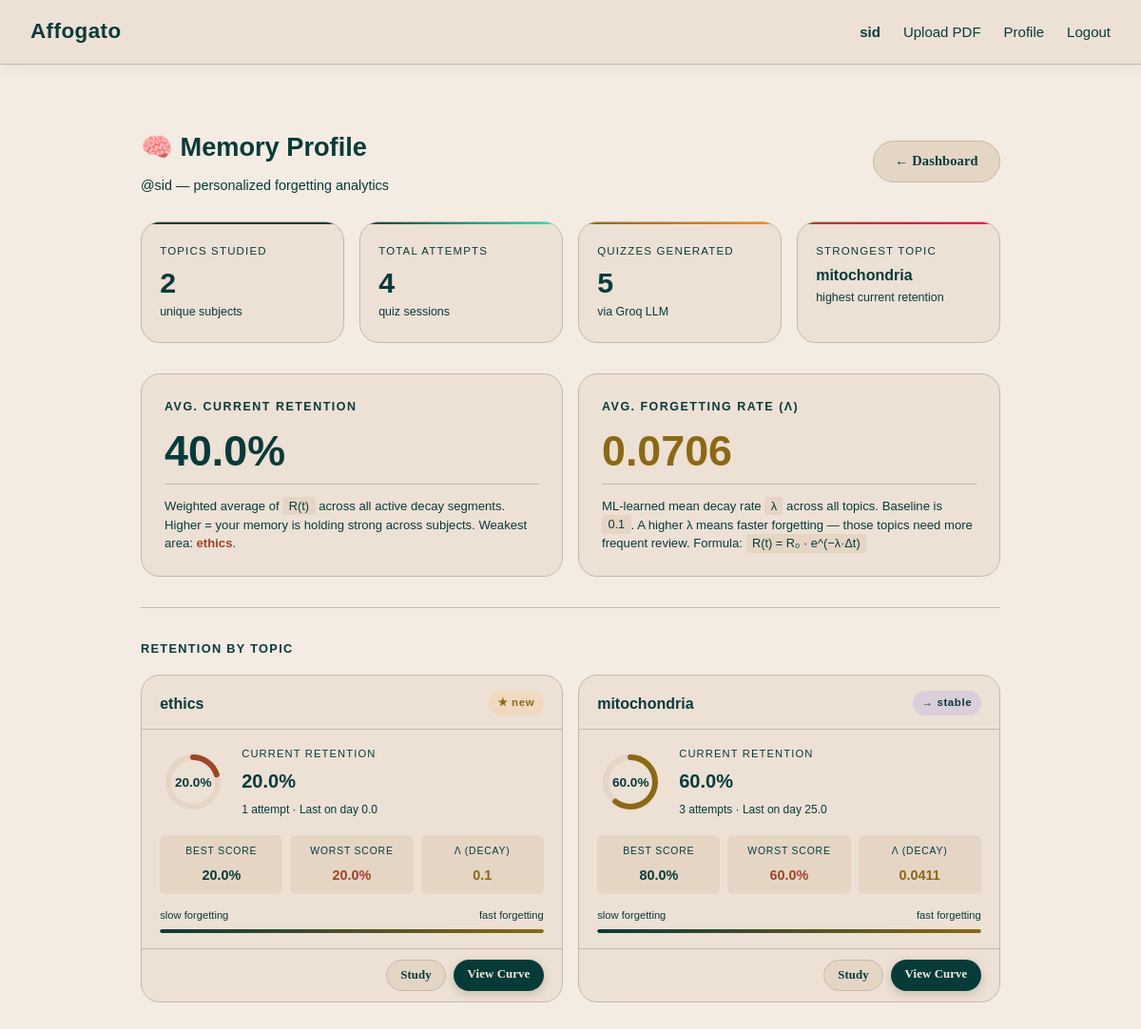
/profile (signed in), run on the app's committed database.
### tables this page shows
CREATE TABLE decay_segments (
            id INTEGER PRIMARY KEY AUTOINCREMENT,
            attempt_id INTEGER NOT NULL REFERENCES attempts(id),
            user_id INTEGER NOT NULL REFERENCES users(id),
            topic TEXT NOT NULL,
            t0 REAL NOT NULL,         -- Start time (simulated days)
            r0 REAL NOT NULL,         -- Initial retention at t0 (0.0 to 1.0)
            lambda_val REAL NOT NULL, -- Decay rate
            t_end REAL,               -- End time (NULL = still active segment)
            created_at TIMESTAMP DEFAULT CURRENT_TIMESTAMP
        );

### routes/profileroutes.py (the view)
@profile_bp.route("/profile")
@login_required
def profile():
    db = get_db()
    stats = get_profile_stats(db, session["user_id"])
    return render_template(
        "profile.html",
        stats=stats,
        username=session["username"]
    )

### database/db.py (called while the page is built)
def get_db():
    if "db" not in g:
        g.db = sqlite3.connect(
            DATABASE,
        )
        g.db.row_factory = sqlite3.Row  # Allows dict-like row access
    return g.db

### routes/pdf_routes.py (called while the page is built)
def login_required(f):
    @wraps(f)
    def decorated(*args, **kwargs):
        if "user_id" not in session:
            return redirect(url_for("auth.login"))
        return f(*args, **kwargs)
    return decorated

### services/forgetting_curve_service.py (called while the page is built)
def retention_at(r0: float, lambda_val: float, t0: float, t: float) -> float:
    if t < t0:
        return 0.0
    try:
        raw = r0 * math.exp(-lambda_val * (t - t0))
    except Exception:
        raw = MIN_RETENTION
    return round(max(MIN_RETENTION, min(MAX_RETENTION, raw)), 4)

### templates/profile.html (shortened to what this page needs)
{% extends "base.html" %}
{% block content %}
<div class="container">
  <div class="page-header">
    <div>
      <h1 style="font-family:'Syne',sans-serif;font-size:1.7rem;">
        🧠 Memory Profile
      </h1>
      <p style="color:var(--text-muted);font-size:0.9rem;margin-top:0.3rem;">
        @{{ username }} &mdash; personalized forgetting analytics
      </p>
    </div>
    <a href="{{ url_for('pdf.dashboard') }}" class="btn btn-secondary">← Dashboard</a>
  </div>
  {% if stats.total_topics == 0 %}
  <div class="profile-empty">
    <div class="empty-icon">📭</div>
    <h2 style="font-family:'Syne',sans-serif;margin-bottom:0.5rem;">No data yet</h2>
    <p>Upload a PDF and take your first quiz to start building your memory profile.</p>
    <a href="{{ url_for('pdf.upload') }}" class="btn btn-primary btn-large">Upload a PDF</a>
  </div>
  {% else %}
  <div class="profile-hero">
    <div class="stat-pill">
      <div class="pill-label">Topics studied</div>
      <div class="pill-value">{{ stats.total_topics }}</div>
      <div class="pill-sub">unique subjects</div>
    </div>
    <div class="stat-pill accent-green">
      <div class="pill-label">Total attempts</div>
      <div class="pill-value">{{ stats.total_attempts }}</div>
      <div class="pill-sub">quiz sessions</div>
    </div>
    <div class="stat-pill accent-warn">
      <div class="pill-label">Quizzes generated</div>
      <div class="pill-value">{{ stats.total_quizzes }}</div>
      <div class="pill-sub">via Groq LLM</div>
    </div>
    {% if stats.best_topic %}
    <div class="stat-pill accent-danger">
      <div class="pill-label">Strongest topic</div>
      <div class="pill-value" style="font-size:1rem;margin-top:0.3rem;word-break:break-word;">
        {{ stats.best_topic }}
      </div>
      <div class="pill-sub">highest current retention</div>
    </div>
    {% endif %}
  </div>
  <div class="averages-row">
    <div class="avg-card">
      <h3>Avg. Current Retention</h3>
      {% if stats.avg_retention is not none %}
      <div class="avg-big retention-color">
        {{ (stats.avg_retention * 100) | round(1) }}%
      </div>
      {% else %}
      <div class="avg-big" style="color:var(--text-muted);">—</div>
      {% endif %}
      <div class="avg-desc">
        Weighted average of <code>R(t)</code> across all active decay segments.
        Higher = your memory is holding strong across subjects.
        {% if stats.worst_topic %}
        Weakest area: <strong style="color:var(--danger);">{{ stats.worst_topic }}</strong>.
        {% endif %}
      </div>
    </div>
    <div class="avg-card">
      <h3>Avg. Forgetting Rate (λ)</h3>
      <div class="avg-big lambda-color">
        {{ stats.avg_lambda }}
      </div>
      <div class="avg-desc">
        ML-learned mean decay rate <code>λ</code> across all topics.
        Baseline is <code>0.1</code>. A higher λ means faster forgetting —
        those topics need more frequent review.
        Formula: <code>R(t) = R₀ · e^(−λ·Δt)</code>
      </div>
    </div>
  </div>
  <hr class="section-sep">
  <div class="topics-section">
    <h2>Retention by topic</h2>
    <div class="topic-profile-grid">
      {% for t in stats.topics %}
      {% set ret_pct = (t.current_retention * 100) | round(1) if t.current_retention is not none else 0 %}
      {% set circumference = 163.36 %}
      {% set offset = circumference * (1 - (ret_pct / 100)) %}
      <div class="topic-profile-card">
        <div class="topic-card-header">
          <div class="topic-name">{{ t.topic }}</div>
          <span class="trend-badge trend-{{ t.trend }}">
            {% if t.trend == 'improving' %}↑ improving
            {% elif t.trend == 'declining' %}↓ declining
            {% elif t.trend == 'stable' %}→ stable
            {% else %}★ new{% endif %}
          </span>
        </div>
        <div class="topic-card-body">
          <div class="retention-arc-wrap">
            <div class="retention-arc">
              <svg viewBox="0 0 70 70">
                <circle class="arc-bg" cx="35" cy="35" r="26"/>
                <circle class="arc-fill"
                  cx="35" cy="35" r="26"
                  stroke="{% if ret_pct >= 70 %}var(--accent){% elif ret_pct >= 40 %}var(--warning){% else %}var(--danger){% endif %}"
                  stroke-dasharray="{{ circumference }}"
                  stroke-dashoffset="{{ offset | round(2) }}"
                />
              </svg>
              <div class="arc-label" >
                {{ ret_pct }}%
              </div>
            </div>
            <div class="retention-meta">
              <div class="rm-label">Current retention</div>
              <div class="rm-value">
                {% if t.current_retention is not none %}
                  {{ ret_pct }}%
                {% else %}
                  No data
                {% endif %}
              </div>
              <div class="rm-sub">
                {{ t.attempt_count }} attempt{{ 's' if t.attempt_count != 1 else '' }}
                · Last on day {{ t.latest_attempt_day }}
              </div>
            </div>
          </div>
          <div class="topic-stats-mini">
            <div class="mini-stat">
              <span class="ms-label">Best score</span>
              <span class="ms-value ms-best">
                {% if t.best_score is not none %}{{ (t.best_score * 100) | round }}%{% else %}—{% endif %}
              </span>
            </div>
            <div class="mini-stat">
              <span class="ms-label">Worst score</span>
              <span class="ms-value ms-worst">
                {% if t.worst_score is not none %}{{ (t.worst_score * 100) | round }}%{% else %}—{% endif %}
              </span>
            </div>
            <div class="mini-stat">
              <span class="ms-label">λ (decay)</span>
              <span class="ms-value ms-lambda">{{ t.learned_lambda }}</span>
            </div>
          </div>
          <div class="decay-bar-wrap">
            <div class="decay-bar-label">
              <span>slow forgetting</span>
              <span>fast forgetting</span>
            </div>
            <div class="decay-bar">
              <div class="decay-fill"></div>
            </div>
          </div>
        </div>
        <div class="topic-card-footer">
          <a href="{{ url_for('quiz.topic_view', topic=t.topic) }}" class="btn btn-secondary btn-sm">Study</a>
          <a href="{{ url_for('curve.curve_view', topic=t.topic) }}" class="btn btn-primary btn-sm">View Curve</a>
        </div>
      </div>
      {% endfor %}
    </div>
  </div>
  {% endif %}
</div>
{% endblock %}

### static/css/style.css (style rules this page uses)
:root { --bg: #F4EBE2; --surface: #EDE0D4; --surface2: #E5D5C5; --border: #C8B8A8; --text: #073B3A; --text-muted: #073B3A; --primary: #073B3A; --primary-hover: #073B3A; --accent: #073B3A; --danger: #A0442A; --warning: #8B6914; --success: #073B3A; --radius: 20px; --shadow: 0 4px 20px rgba(64,92,54,0.12); }
* { box-sizing: border-box; margin: 0; padding: 0; }
body { background: var(--bg); color: var(--text); font-family: Arial, sans-serif; font-size: 15px; line-height: 1.7; min-height: 100vh; }
.container { max-width: 1000px; margin: 0 auto; padding: 2rem 1.5rem; }
.btn { display: inline-block; padding: 0.55rem 1.4rem; border-radius: 30px; font-size: 0.9rem; font-weight: 600; cursor: pointer; border: none; text-decoration: none; transition: all 0.2s; font-family: 'Lucida Handwriting', 'Lucida Calligraphy', cursive; letter-spacing: 0.01em; }
.btn-primary { background: var(--primary); color: #F4EBE2; box-shadow: 0 3px 10px rgba(64,92,54,0.25); }
.btn-secondary { background: var(--surface2); color: var(--text); border: 1px solid var(--border); }
.btn-sm { padding: 0.3rem 0.9rem; font-size: 0.8rem; }
.page-header { display: flex; justify-content: space-between; align-items: center; margin-bottom: 1.6rem; flex-wrap: wrap; gap: 0.8rem; }
.page-header h1 { font-size: 1.6rem; color: var(--primary); }

### data on the page
decay_segments: topic "mitochondria", shows "→ stable", ret_pct "60.0", attempt_count "3", attempt_count "s", latest_attempt_day "25.0", best_score "80.0", worst_score "60.0", learned_lambda "0.0411"

### other printed values
{{ session.username }} "sid"
{{ username }} "sid"
{{ stats.total_topics }} "2"
{{ stats.total_attempts }} "4"
{{ stats.total_quizzes }} "5"
{{ stats.best_topic }} "mitochondria"
{{ (stats.avg_retention * 100) | round(1) }} "40.0"
{{ stats.worst_topic }} "ethics"
{{ stats.avg_lambda }} "0.0706"
{{ t.topic }} "ethics"
{{ ret_pct }} "20.0"
{{ t.attempt_count }} "1"
{{ t.latest_attempt_day }} "0.0"
{{ (t.best_score * 100) | round }} "20.0"
{{ (t.worst_score * 100) | round }} "20.0"
